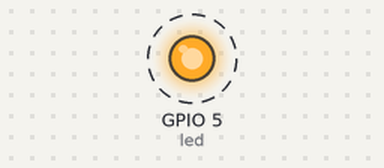
A program run on a simulated ESP32 board running MicroPython. Parts: output pins drawn as LEDs (lit = HIGH). Dashed ring = blinking. What the program prints to the serial console is not drawn.

Above: at 0.2 s.
Timing chart, 0 to 3.0 s (numbered marks = the images above):
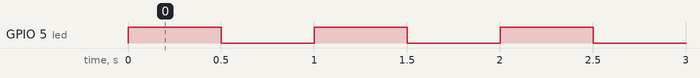

The program:

main.py
```python
# main.py -- put your code here!
from machine import Pin
import time
import gc

led = Pin(5, Pin.OUT) # GPIO 2에 연결된 LED

gc.collect() # 가비지 컬렉션 실행
free_memory = gc.mem_free()
total_memory = gc.mem_alloc() + free_memory

print("Free memory:", free_memory, "bytes")
print("Total memory:", total_memory, "bytes")

while True:
    #print("LED ON")
    led.on()
    time.sleep(0.5)
    #print("LED OFF")
    led.off()
    time.sleep(0.5)
```

Measured:
- by itself, GPIO 5 (led): alternates HIGH for 0.50 s and LOW for 0.50 s
